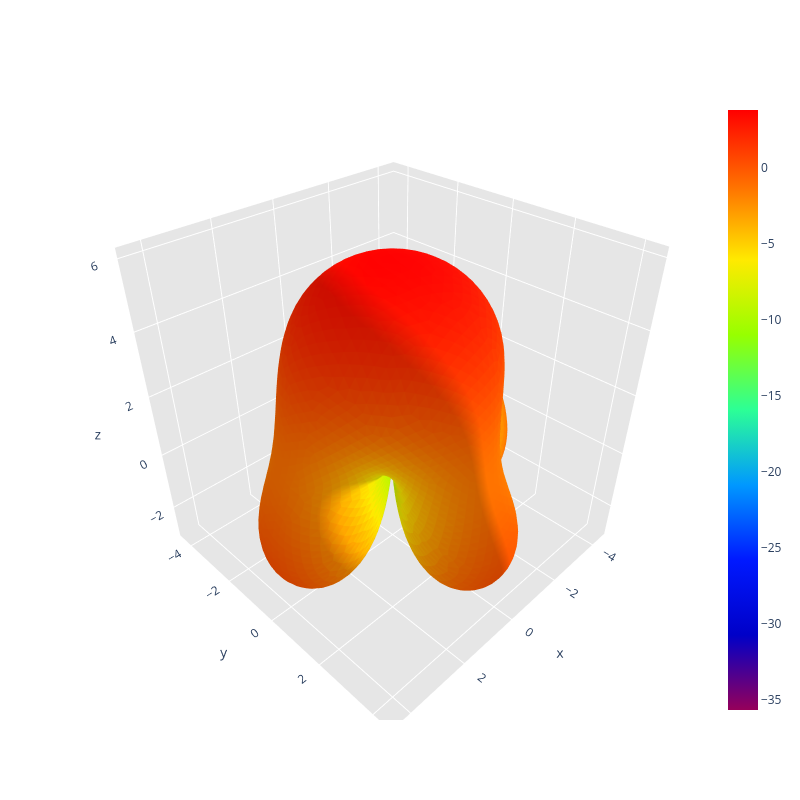

This figure's notebook cell:
### Code cell
display_lhcp_gain(path)

### Figure 1 — Plotly figure (JSON) as saved in the notebook; plotly's stock layout.template omitted (floating-point values rounded to 4 significant figures; data arrays with more than 128 entries replaced by an {"elided": "..."} marker saying what was removed)
{"data": [{"facecolor": {"elided": "10296 str values"}, "i": {"elided": "10296 int values"}, "j": {"elided": "10296 int values"}, "k": {"elided": "10296 int values"}, "name": "", "type": "mesh3d", "x": {"elided": "5150 float values"}, "y": {"elided": "5150 float values"}, "z": {"elided": "5150 float values"}}, {"hoverinfo": "none", "marker": {"color": [-35.68, 3.837], "colorscale": [[0, "rgb(150, 0, 90)"], [0.125, "rgb(0, 0, 200)"], [0.25, "rgb(0, 25, 255)"], [0.375, "rgb(0, 152, 255)"], [0.5, "rgb(44, 255, 150)"], [0.625, "rgb(151, 255, 0)"], [0.75, "rgb(255, 234, 0)"], [0.875, "rgb(255, 111, 0)"], [1, "rgb(255, 0, 0)"]], "showscale": true, "size": 0.1}, "mode": "markers", "showlegend": false, "type": "scatter3d", "x": [3.674e-16], "y": [-8.998e-32], "z": [6.0]}], "layout": {"height": 800, "scene": {"aspectratio": {"x": 0.988, "y": 0.9775, "z": 1}, "xaxis": {"backgroundcolor": "rgb(230, 230, 230)", "gridcolor": "rgb(255, 255, 255)", "showbackground": true, "zerolinecolor": "rgb(255, 255, 255)"}, "yaxis": {"backgroundcolor": "rgb(230, 230, 230)", "gridcolor": "rgb(255, 255, 255)", "showbackground": true, "zerolinecolor": "rgb(255, 255, 255)"}, "zaxis": {"backgroundcolor": "rgb(230, 230, 230)", "gridcolor": "rgb(255, 255, 255)", "showbackground": true, "zerolinecolor": "rgb(255, 255, 255)"}}, "title": {"text": ""}, "width": 800}}
